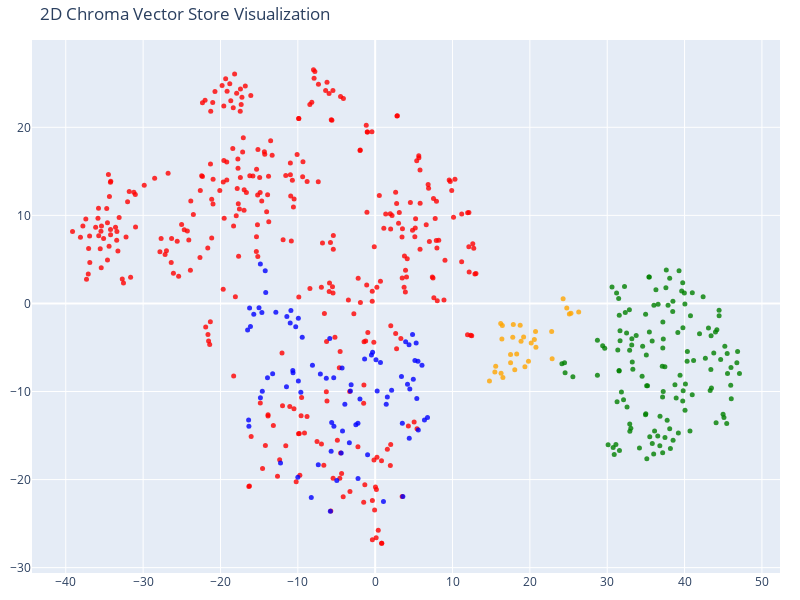

Notebook code cell kept with this figure:
### Code cell
tsne = TSNE(n_components=2, random_state=42)
reduced_vectors = tsne.fit_transform(vectors)

# Create the 2D scatter plot
fig = go.Figure(data=[go.Scatter(
    x=reduced_vectors[:, 0],
    y=reduced_vectors[:, 1],
    mode='markers',
    marker=dict(size=5, color=colors, opacity=0.8),
    text=[f"Type: {t}<br>Text: {d[:100]}..." for t, d in zip(doc_types, documents)],
    hoverinfo='text'
)])

fig.update_layout(title='2D Chroma Vector Store Visualization',
    scene=dict(xaxis_title='x',yaxis_title='y'),
    width=800,
    height=600,
    margin=dict(r=20, b=10, l=10, t=40)
)

fig.show()

### Figure 1 — Plotly figure (JSON) as saved in the notebook; plotly's stock layout.template omitted (floating-point values rounded to 4 significant figures; data arrays with more than 128 entries replaced by an {"elided": "..."} marker saying what was removed)
{"data": [{"hoverinfo": "text", "marker": {"color": {"elided": "581 str values"}, "opacity": 0.8, "size": 5}, "mode": "markers", "text": {"elided": "581 str values"}, "type": "scatter", "x": {"elided": "581 float values"}, "y": {"elided": "581 float values"}}], "layout": {"height": 600, "margin": {"b": 10, "l": 10, "r": 20, "t": 40}, "scene": {"xaxis": {"title": {"text": "x"}}, "yaxis": {"title": {"text": "y"}}}, "title": {"text": "2D Chroma Vector Store Visualization"}, "width": 800}}
